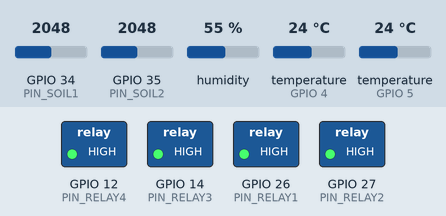
This sketch was run on a simulated ESP32. Parts: switched loads named in the sketch (green lamp = pin HIGH). Inputs (shaded band) come from the test bench; at power-on: GPIO 34 (PIN_SOIL1) = 2048, GPIO 35 (PIN_SOIL2) = 2048, humidity 55 %, temperature (sensors on GPIO 4, GPIO 5) 24 °C. WiFi joins after 1.5 s; servers stay silent unless stated; what the sketch prints to the serial monitor is not drawn.

Above: at 3.5 s.
3.6 s: GPIO 34 (PIN_SOIL1) set to 2153
8.2 s: GPIO 34 (PIN_SOIL1) set to 2271
At 10.7 s:
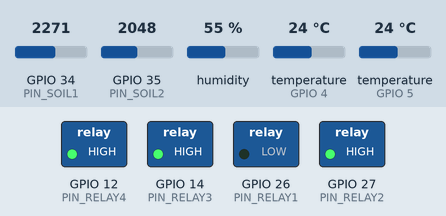
11.2 s: GPIO 35 (PIN_SOIL2) set to 2137
13.9 s: GPIO 35 (PIN_SOIL2) set to 2270
At 16.5 s:
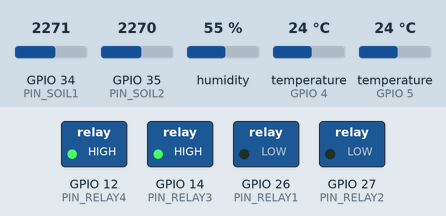
17.2 s: GPIO 34 (PIN_SOIL1) set to 1449
19.9 s: GPIO 34 (PIN_SOIL1) set to 1323
At 22.2 s:
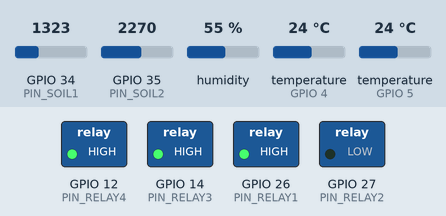
Timing chart, 0 to 23.7 s (numbered marks = the images above; inputs shaded):
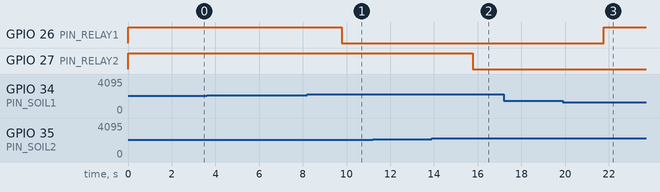

The sketch:

SmartFarmESP32.ino
```cpp
/*
  SmartFarmESP32.ino — ESP32 Firmware สำหรับ Smart Farm Monitor Dashboard
  Version: 1.5  Compatible with Dashboard v1.5+

  ── Libraries ที่ต้องติดตั้งผ่าน Arduino Library Manager ──
  [ Required — ติดตั้งเสมอ ]
    1. ArduinoJson          by bblanchon      (>= 6.x)
    2. DHT sensor library   by Adafruit
    3. Adafruit Unified Sensor by Adafruit
    4. OneWire              by Paul Stoffregen
    5. DallasTemperature    by Miles Burton
    6. WebSockets           by Links2004      (>= 2.x)
    7. ESPAsyncWebServer    by ESP Async Web Server
    8. AsyncTCP             by ESP Async Web Server

  [ Optional — ติดตั้งเฉพาะเมื่อ #define USE_xxx เปิดไว้ ]
    9. Adafruit BME280      by Adafruit          (สำหรับ USE_BME280)
   10. BH1750               by Christopher Laws  (สำหรับ USE_BH1750)

  ── Board ──
    Arduino IDE: "ESP32 Dev Module" (or your specific board)
    Upload Speed: 921600

  ── JSON ที่ส่งออก (ทุก 3 วินาที + เมื่อรับ command) ──
    {
      "soil1": 55.2,   "soil2": 61.8,
      "temp":  29.4,   "humid": 65.1,  "stemp": 26.3,
      "valve1": false, "valve2": false, "valve3": false, "valve4": false,
      "rssi": -62,     "voltage": 4.98,
      // Optional fields (ปรากฏเมื่อ USE_xxx เปิดไว้):
      "light": 25000,  "pressure": 1013.2,
      "rain": 10.5,    "waterLevel": 80.0,  "flow": 1.5
    }

  ── JSON Command ที่รับได้ (WebSocket + REST POST /valve) ──
    { "cmd": "valve", "valve": 1, "state": true }

  ── Endpoints ──
    GET  http://<IP>/sensors   — อ่านค่าเซนเซอร์ทั้งหมด (JSON)
    POST http://<IP>/valve     — สั่งเปิด/ปิดวาล์ว
    WS   ws://<IP>:81          — WebSocket real-time (port 81)
*/

// ─────────────────────────────────────────
//  CONFIGURATION — แก้ไขค่าเหล่านี้ก่อน flash
// ─────────────────────────────────────────
const char* WIFI_SSID     = "YOUR_WIFI_SSID";
const char* WIFI_PASSWORD = "YOUR_WIFI_PASSWORD";

// GPIO Pins — Built-in sensors
#define PIN_SOIL1    34   // Analog: ความชื้นดิน Zone 1 (ADC 0–3.3V)
#define PIN_SOIL2    35   // Analog: ความชื้นดิน Zone 2
#define PIN_DHT      4    // Digital: DHT22
#define PIN_DS18B20  5    // Digital: DS18B20 (OneWire bus)
#define PIN_RELAY1   26   // Relay วาล์ว 1
#define PIN_RELAY2   27   // Relay วาล์ว 2
#define PIN_RELAY3   14   // Relay วาล์ว 3
#define PIN_RELAY4   12   // Relay วาล์ว 4

// ถ้า Relay module เป็น Active-LOW (กดตรงข้าม)
#define RELAY_ON   LOW
#define RELAY_OFF  HIGH

// Sensor calibration — ปรับตามเซนเซอร์จริง
#define SOIL_ADC_DRY  2800   // ADC reading เมื่อดินแห้งสนิท
#define SOIL_ADC_WET   800   // ADC reading เมื่อดินชุ่มสนิท

// อ่านค่าทุกกี่มิลลิวินาที
#define READ_INTERVAL_MS  3000

// ─────────────────────────────────────────
//  OPTIONAL SENSORS — ปิด // เพื่อเปิดใช้งาน
//  ต้องติดตั้ง Library ตามที่ระบุด้วย
// ─────────────────────────────────────────

// #define USE_BME280         // Adafruit BME280 Lib — อุณหภูมิ+ความชื้น+ความดัน (I2C แทน/เสริม DHT22)
// #define USE_BH1750         // BH1750 Lib — ความเข้มแสง (I2C)
// #define USE_RAIN_SENSOR    // ไม่ต้องการ Lib เพิ่ม — Rain Sensor (Analog)
// #define USE_ULTRASONIC     // ไม่ต้องการ Lib เพิ่ม — HC-SR04 วัดระดับน้ำในถัง (Trigger/Echo)
// #define USE_FLOW_METER     // ไม่ต้องการ Lib เพิ่ม — YF-S201 วัดอัตราไหล (Pulse interrupt)

// GPIO สำหรับ Optional Sensors — เปลี่ยน pin ตามวงจรของคุณ
#define PIN_RAIN     32   // Analog: Rain sensor AO
#define PIN_TRIG     18   // HC-SR04 Trigger
#define PIN_ECHO     19   // HC-SR04 Echo
#define PIN_FLOW     23   // YF-S201 signal (interrupt-capable)

#define TANK_HEIGHT_CM  100   // ความสูงถัง (cm) — ปรับตามถังจริง

// I2C pins สำหรับ BME280 / BH1750 (ESP32 default: SDA=21, SCL=22)
// ไม่ต้องเปลี่ยนถ้าใช้ I2C default

// ─────────────────────────────────────────
//  LIBRARIES
// ─────────────────────────────────────────
#include <WiFi.h>
#include <ArduinoJson.h>
#include <DHT.h>
#include <OneWire.h>
#include <DallasTemperature.h>
#include <WebSocketsServer.h>
#include <AsyncTCP.h>
#include <ESPAsyncWebServer.h>

// Optional sensor libraries — คอมไพล์เฉพาะเมื่อ #define เปิดไว้
#ifdef USE_BME280
  #include <Wire.h>
  #include <Adafruit_Sensor.h>
  #include <Adafruit_BME280.h>
#endif
#ifdef USE_BH1750
  #include <Wire.h>
  #include <BH1750.h>
#endif

// ─────────────────────────────────────────
//  OBJECTS
// ─────────────────────────────────────────
DHT                dht(PIN_DHT, DHT22);
OneWire            oneWire(PIN_DS18B20);
DallasTemperature  ds18b20(&oneWire);
WebSocketsServer   wsServer(81);
AsyncWebServer     httpServer(80);

#ifdef USE_BME280
  Adafruit_BME280 bme;
  bool bmeOk = false;
#endif
#ifdef USE_BH1750
  BH1750 lightMeter;
#endif

// ─────────────────────────────────────────
//  STATE
// ─────────────────────────────────────────
const int RELAY_PINS[4] = { PIN_RELAY1, PIN_RELAY2, PIN_RELAY3, PIN_RELAY4 };
bool      valveState[4]    = { false, false, false, false };
bool      manualOverride[4] = { false, false, false, false };  // true = Dashboard ล็อก Manual

float soil1 = 0, soil2 = 0;
float airTemp = 0, airHumid = 0, soilTemp = 0;

// Optional sensor values
#ifdef USE_BME280
  float pressure = 1013.0;
#endif
#ifdef USE_BH1750
  float lightLux = 0;
#endif
#ifdef USE_RAIN_SENSOR
  float rainPct = 0;
#endif
#ifdef USE_ULTRASONIC
  float waterLevel = -1;
#endif
#ifdef USE_FLOW_METER
  volatile uint32_t _flowPulses = 0;
  float flowLPM = 0;
  void IRAM_ATTR _flowISR() { _flowPulses++; }
#endif

// Auto-irrigation thresholds — อัปเดตได้ผ่าน Dashboard หรือ POST /thresholds
float threshSoilDry = 30.0;  // % เปิดวาล์วเมื่อความชื้นต่ำกว่านี้
float threshSoilWet = 70.0;  // % ปิดวาล์วเมื่อความชื้นสูงกว่านี้

unsigned long lastReadMs = 0;

// ─────────────────────────────────────────
//  HELPERS
// ─────────────────────────────────────────

// แปลง ADC เป็นเปอร์เซ็นต์ความชื้น
float soilPercent(int pin) {
  int raw = analogRead(pin);
  raw = constrain(raw, SOIL_ADC_WET, SOIL_ADC_DRY);
  return (float)map(raw, SOIL_ADC_DRY, SOIL_ADC_WET, 0, 100);
}

// สร้าง JSON payload สำหรับส่งออก
String buildJson() {
  StaticJsonDocument<640> doc;

  doc["soil1"]  = roundf(soil1  * 10) / 10.0f;
  doc["soil2"]  = roundf(soil2  * 10) / 10.0f;
  doc["temp"]   = roundf(airTemp  * 10) / 10.0f;
  doc["humid"]  = roundf(airHumid * 10) / 10.0f;
  doc["stemp"]  = roundf(soilTemp * 10) / 10.0f;
  doc["valve1"] = valveState[0];
  doc["valve2"] = valveState[1];
  doc["valve3"] = valveState[2];
  doc["valve4"] = valveState[3];
  doc["rssi"]   = (int)WiFi.RSSI();

  // อ่านแรงดัน (ต้องต่อ voltage divider ถ้าต้องการค่าจริง)
  // float vcc = (analogRead(36) / 4095.0f) * 3.3f * 2.0f;  // R1=R2=10kΩ
  doc["voltage"] = 5.0;

  // Auto-irrigation state — Dashboard ใช้ sync
  doc["threshDry"]  = threshSoilDry;
  doc["threshWet"]  = threshSoilWet;
  doc["manual1"]    = manualOverride[0];
  doc["manual2"]    = manualOverride[1];

  // ── Optional sensor fields ──
  #ifdef USE_BME280
    doc["pressure"] = roundf(pressure * 10) / 10.0f;
  #endif
  #ifdef USE_BH1750
    doc["light"] = (int)lightLux;
  #endif
  #ifdef USE_RAIN_SENSOR
    doc["rain"] = roundf(rainPct * 10) / 10.0f;
  #endif
  #ifdef USE_ULTRASONIC
    if (waterLevel >= 0) doc["waterLevel"] = roundf(waterLevel * 10) / 10.0f;
  #endif
  #ifdef USE_FLOW_METER
    doc["flow"] = roundf(flowLPM * 100) / 100.0f;
  #endif

  String out;
  serializeJson(doc, out);
  return out;
}

// เปิด/ปิดวาล์ว และอัปเดต state
void setValve(int idx, bool on) {
  if (idx < 0 || idx >= 4) return;
  valveState[idx] = on;
  digitalWrite(RELAY_PINS[idx], on ? RELAY_ON : RELAY_OFF);
  Serial.printf("Valve %d: %s\n", idx + 1, on ? "ON" : "OFF");
}

// แปลง JSON command → setValve / thresholds / auto-reset
void handleValveCommand(const uint8_t* payload, size_t len) {
  StaticJsonDocument<192> cmd;
  if (deserializeJson(cmd, payload, len) != DeserializationError::Ok) return;

  const char* command = cmd["cmd"] | "valve";

  if (strcmp(command, "valve") == 0) {
    if (!cmd.containsKey("valve") || !cmd.containsKey("state")) return;
    int  idx = (int)cmd["valve"] - 1;
    bool on  = (bool)cmd["state"];
    if (idx < 0 || idx >= 4) return;
    manualOverride[idx] = true;   // Dashboard manual → lock auto
    setValve(idx, on);

  } else if (strcmp(command, "auto") == 0) {
    // Dashboard กด "คืนค่า Auto" → ปลดล็อค manualOverride
    if (!cmd.containsKey("valve")) return;
    int idx = (int)cmd["valve"] - 1;
    if (idx < 0 || idx >= 4) return;
    manualOverride[idx] = false;
    Serial.printf("Valve %d: Auto mode restored\n", idx + 1);

  } else if (strcmp(command, "thresholds") == 0) {
    // Dashboard sync ค่า threshold มาให้ ESP32
    if (cmd.containsKey("soilDry")) threshSoilDry = (float)cmd["soilDry"];
    if (cmd.containsKey("soilWet")) threshSoilWet = (float)cmd["soilWet"];
    Serial.printf("Thresholds: dry=%.1f%% wet=%.1f%%\n", threshSoilDry, threshSoilWet);
  }

  wsServer.broadcastTXT(buildJson());
}

// ─────────────────────────────────────────
//  WEBSOCKET HANDLER
// ─────────────────────────────────────────
void onWsEvent(uint8_t clientNum, WStype_t type, uint8_t* payload, size_t length) {
  switch (type) {
    case WStype_CONNECTED:
      Serial.printf("WS Client #%u connected\n", clientNum);
      wsServer.sendTXT(clientNum, buildJson());  // ส่งค่าปัจจุบันทันที
      break;

    case WStype_TEXT:
      handleValveCommand(payload, length);
      break;

    case WStype_DISCONNECTED:
      Serial.printf("WS Client #%u disconnected\n", clientNum);
      break;

    default: break;
  }
}

// ─────────────────────────────────────────
//  AUTO-IRRIGATION (ESP32 side — ทำงานแม้ไม่มี Browser เปิดอยู่)
// ─────────────────────────────────────────
void autoIrrigate() {
  // Zone 1 — วาล์ว 1 (ข้ามถ้า Dashboard ล็อก Manual)
  if (!manualOverride[0]) {
    if (soil1 < threshSoilDry && !valveState[0]) {
      setValve(0, true);
      Serial.printf("Auto: Valve 1 ON  (soil=%.1f%% < dry=%.1f%%)\n", soil1, threshSoilDry);
    } else if (soil1 > threshSoilWet && valveState[0]) {
      setValve(0, false);
      Serial.printf("Auto: Valve 1 OFF (soil=%.1f%% > wet=%.1f%%)\n", soil1, threshSoilWet);
    }
  }
  // Zone 2 — วาล์ว 2
  if (!manualOverride[1]) {
    if (soil2 < threshSoilDry && !valveState[1]) {
      setValve(1, true);
      Serial.printf("Auto: Valve 2 ON  (soil=%.1f%% < dry=%.1f%%)\n", soil2, threshSoilDry);
    } else if (soil2 > threshSoilWet && valveState[1]) {
      setValve(1, false);
      Serial.printf("Auto: Valve 2 OFF (soil=%.1f%% > wet=%.1f%%)\n", soil2, threshSoilWet);
    }
  }
}

// ─────────────────────────────────────────
//  READ SENSORS
// ─────────────────────────────────────────
void readSensors() {
  // ── Built-in sensors ──
  soil1    = soilPercent(PIN_SOIL1);
  soil2    = soilPercent(PIN_SOIL2);

  #ifdef USE_BME280
    if (bmeOk) {
      airTemp  = bme.readTemperature();
      airHumid = bme.readHumidity();
      pressure = bme.readPressure() / 100.0f;
    }
  #else
    airTemp  = dht.readTemperature();
    airHumid = dht.readHumidity();
  #endif

  ds18b20.requestTemperatures();
  soilTemp = ds18b20.getTempCByIndex(0);

  // ตรวจสอบค่าผิดปกติ
  if (isnan(airTemp)  || airTemp  < -40 || airTemp  > 125) airTemp  = -1;
  if (isnan(airHumid) || airHumid < 0   || airHumid > 100) airHumid = -1;
  if (soilTemp == DEVICE_DISCONNECTED_C)                    soilTemp = -1;

  // ── Optional sensors ──
  #ifdef USE_BH1750
    lightLux = lightMeter.readLightLevel();
  #endif

  #ifdef USE_RAIN_SENSOR
    int rainRaw = analogRead(PIN_RAIN);
    rainPct = 100.0f - ((float)rainRaw / 4095.0f * 100.0f);
    rainPct = constrain(rainPct, 0, 100);
  #endif

  #ifdef USE_ULTRASONIC
    digitalWrite(PIN_TRIG, LOW); delayMicroseconds(2);
    digitalWrite(PIN_TRIG, HIGH); delayMicroseconds(10);
    digitalWrite(PIN_TRIG, LOW);
    long dur = pulseIn(PIN_ECHO, HIGH, 30000UL);
    if (dur > 0) {
      float distCm = dur * 0.01715f;  // speed of sound / 2
      waterLevel   = constrain(100.0f - (distCm / TANK_HEIGHT_CM * 100.0f), 0, 100);
    }
  #endif

  #ifdef USE_FLOW_METER
    noInterrupts();
    uint32_t pulses = _flowPulses;
    _flowPulses = 0;
    interrupts();
    flowLPM = (pulses / 7.5f) * (60000.0f / READ_INTERVAL_MS);
  #endif
}

// ─────────────────────────────────────────
//  SETUP
// ─────────────────────────────────────────
void setup() {
  Serial.begin(115200);
  Serial.println("\n\nSmart Farm ESP32 starting...");

  // ── Relay pins (default OFF) ──
  for (int i = 0; i < 4; i++) {
    pinMode(RELAY_PINS[i], OUTPUT);
    digitalWrite(RELAY_PINS[i], RELAY_OFF);
  }

  // ── Sensors ──
  analogSetAttenuation(ADC_11db);  // รองรับ 0–3.3V input

  #ifndef USE_BME280
    dht.begin();
  #endif
  ds18b20.begin();

  // ── Optional sensors ──
  #ifdef USE_BME280
    Wire.begin();
    bmeOk = bme.begin(0x76);  // ลอง 0x77 ถ้า 0x76 ไม่ตอบสนอง
    if (!bmeOk) { Serial.println("BME280 not found! Check wiring / address."); }
    else        { Serial.println("BME280 OK"); }
  #endif
  #ifdef USE_BH1750
    Wire.begin();
    lightMeter.begin();
    Serial.println("BH1750 OK");
  #endif
  #ifdef USE_RAIN_SENSOR
    pinMode(PIN_RAIN, INPUT);
    Serial.println("Rain Sensor OK (Analog)");
  #endif
  #ifdef USE_ULTRASONIC
    pinMode(PIN_TRIG, OUTPUT);
    pinMode(PIN_ECHO, INPUT);
    Serial.println("HC-SR04 OK");
  #endif
  #ifdef USE_FLOW_METER
    pinMode(PIN_FLOW, INPUT_PULLUP);
    attachInterrupt(digitalPinToInterrupt(PIN_FLOW), _flowISR, RISING);
    Serial.println("Flow Meter OK (YF-S201)");
  #endif

  // ── WiFi ──
  WiFi.begin(WIFI_SSID, WIFI_PASSWORD);
  Serial.print("Connecting to WiFi");
  while (WiFi.status() != WL_CONNECTED) {
    delay(500);
    Serial.print('.');
  }
  Serial.println();
  Serial.println("Connected! IP: " + WiFi.localIP().toString());

  // ── REST: GET /sensors ──
  httpServer.on("/sensors", HTTP_GET, [](AsyncWebServerRequest* req) {
    req->send(200, "application/json", buildJson());
  });

  // ── REST: POST /valve ──
  httpServer.on("/valve", HTTP_POST,
    [](AsyncWebServerRequest* req) {},
    nullptr,
    [](AsyncWebServerRequest* req, uint8_t* data, size_t len, size_t, size_t) {
      handleValveCommand(data, len);
      req->send(200, "application/json", buildJson());
    }
  );

  // ── REST: OPTIONS /valve (CORS preflight) ──
  httpServer.on("/valve", HTTP_OPTIONS, [](AsyncWebServerRequest* req) {
    req->send(204);
  });

  // ── REST: POST /thresholds — sync threshold จาก Dashboard ──
  httpServer.on("/thresholds", HTTP_POST,
    [](AsyncWebServerRequest* req) {},
    nullptr,
    [](AsyncWebServerRequest* req, uint8_t* data, size_t len, size_t, size_t) {
      handleValveCommand(data, len);
      req->send(200, "application/json", buildJson());
    }
  );
  httpServer.on("/thresholds", HTTP_OPTIONS, [](AsyncWebServerRequest* req) { req->send(204); });

  // ── CORS Headers (ให้ Browser เรียกได้โดยตรง) ──
  DefaultHeaders::Instance().addHeader("Access-Control-Allow-Origin",  "*");
  DefaultHeaders::Instance().addHeader("Access-Control-Allow-Methods", "GET, POST, OPTIONS");
  DefaultHeaders::Instance().addHeader("Access-Control-Allow-Headers", "Content-Type");

  httpServer.begin();

  // ── WebSocket (port 81) ──
  wsServer.begin();
  wsServer.onEvent(onWsEvent);

  // อ่านค่าครั้งแรก
  readSensors();

  Serial.println("─────────────────────────────────");
  Serial.println("REST:      http://" + WiFi.localIP().toString() + "/sensors");
  Serial.println("WebSocket: ws://"   + WiFi.localIP().toString() + ":81");
  Serial.println("─────────────────────────────────");
  Serial.println("Paste the URL above into Dashboard → การเชื่อมต่ออุปกรณ์");
}

// ─────────────────────────────────────────
//  LOOP
// ─────────────────────────────────────────
void loop() {
  wsServer.loop();

  if (millis() - lastReadMs >= READ_INTERVAL_MS) {
    lastReadMs = millis();
    readSensors();
    autoIrrigate();   // ทำงานแม้ไม่มี Dashboard เปิดอยู่

    String json = buildJson();
    wsServer.broadcastTXT(json);  // push ไปยัง Dashboard
    Serial.println(json);
  }
}

// ─────────────────────────────────────────
//  CUSTOM SENSOR EXTENSIONS
//  เพิ่ม sensor พิเศษที่ไม่มี #define — ใส่ใน buildJson() ด้วย
// ─────────────────────────────────────────

/*
// ── pH Probe (Analog — เช่น DFRobot pH v2) ──
#define PH_PIN      33
#define OFFSET_PH   0.0f   // ปรับด้วย pH 7.0 buffer solution
float readPH() {
  float voltage = analogRead(PH_PIN) * (3.3f / 4095.0f);
  return 3.5f * voltage + OFFSET_PH;
}

// ── EC / TDS Probe (Analog) ──
#define EC_PIN      33
#define EC_SCALE    2.0f   // ปรับตาม probe datasheet
float readEC() {
  float voltage = analogRead(EC_PIN) * (3.3f / 4095.0f);
  return voltage * EC_SCALE;
}

// ── MH-Z19B CO₂ (UART) ──
// #include <MHZ19.h>
// MHZ19 mhz19;
// void setupMHZ19() { mhz19.begin(Serial2); mhz19.autoCalibration(); }
// float readCO2() { return mhz19.getCO2(); }

// ── SHT30 / SHT31 Temp+Humid (I2C — แทน DHT22 แม่นยำกว่า) ──
// #include <SHT31.h>
// SHT31 sht31;
// void setupSHT31() { Wire.begin(); sht31.begin(0x44); }
// เรียก sht31.read() แล้วอ่านด้วย sht31.getTemperature() / sht31.getHumidity()

// ── AHT20 / AHT21 Temp+Humid (I2C — ราคาถูก หาง่าย) ──
// #include <AHT20.h>
// AHT20 aht20;
// void setupAHT20() { Wire.begin(); aht20.begin(); }
*/
```

Measured:
- the behaviour switches between 2200 and 2201 on GPIO 34 (PIN_SOIL1) (found by bisection; images 0 and 1)
- the behaviour switches between 2200 and 2201 on GPIO 35 (PIN_SOIL2) (found by bisection; images 1 and 2)
- the behaviour switches between 1381 and 1380 on GPIO 34 (PIN_SOIL1) (found by bisection; images 2 and 3)
- after the input at 3.6 s, every drawn part: stays the same
- after the input at 8.2 s, GPIO 26 (PIN_RELAY1): HIGH → LOW after 1.6 s
- after the input at 11.2 s, every drawn part: stays the same
- after the input at 13.9 s, GPIO 27 (PIN_RELAY2): HIGH → LOW after 1.9 s
- after the input at 17.2 s, every drawn part: stays the same
- after the input at 19.9 s, GPIO 26 (PIN_RELAY1): LOW → HIGH after 1.9 s
